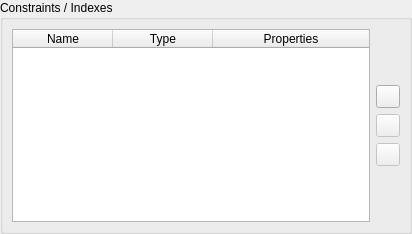
<?xml version="1.0" encoding="UTF-8"?>
<ui version="4.0">
 <class>ConstraintsIndexesListWidgetForm</class>
 <widget class="QWidget" name="ConstraintsIndexesListWidgetForm">
  <property name="geometry">
   <rect>
    <x>0</x>
    <y>0</y>
    <width>412</width>
    <height>234</height>
   </rect>
  </property>
  <property name="windowTitle">
   <string>Constraints and Indexes List</string>
  </property>
  <layout class="QGridLayout" name="gridLayout_3">
   <property name="margin">
    <number>0</number>
   </property>
   <item row="0" column="0">
    <widget class="QGroupBox" name="groupBox">
     <property name="title">
      <string>Constraints / Indexes</string>
     </property>
     <layout class="QGridLayout" name="gridLayout_2">
      <item row="0" column="0">
       <layout class="QGridLayout" name="gridLayout">
        <item row="0" column="1">
         <layout class="QVBoxLayout" name="verticalLayout_9">
          <item>
           <spacer name="verticalSpacer_3">
            <property name="orientation">
             <enum>Qt::Vertical</enum>
            </property>
            <property name="sizeHint" stdset="0">
             <size>
              <width>20</width>
              <height>40</height>
             </size>
            </property>
           </spacer>
          </item>
          <item>
           <widget class="QToolButton" name="m_addToolButton">
            <property name="toolTip">
             <string>Add a unique key</string>
            </property>
            <property name="text">
             <string/>
            </property>
           </widget>
          </item>
          <item>
           <widget class="QToolButton" name="m_removeToolButton">
            <property name="enabled">
             <bool>false</bool>
            </property>
            <property name="toolTip">
             <string>Remove unique key</string>
            </property>
            <property name="text">
             <string/>
            </property>
           </widget>
          </item>
          <item>
           <widget class="QToolButton" name="m_editToolButton">
            <property name="enabled">
             <bool>false</bool>
            </property>
            <property name="toolTip">
             <string>Edit unique key</string>
            </property>
            <property name="text">
             <string/>
            </property>
           </widget>
          </item>
          <item>
           <spacer name="verticalSpacer_4">
            <property name="orientation">
             <enum>Qt::Vertical</enum>
            </property>
            <property name="sizeHint" stdset="0">
             <size>
              <width>20</width>
              <height>40</height>
             </size>
            </property>
           </spacer>
          </item>
         </layout>
        </item>
        <item row="0" column="0">
         <widget class="QTableWidget" name="m_tableWidget">
          <property name="minimumSize">
           <size>
            <width>350</width>
            <height>0</height>
           </size>
          </property>
          <property name="selectionMode">
           <enum>QAbstractItemView::SingleSelection</enum>
          </property>
          <property name="selectionBehavior">
           <enum>QAbstractItemView::SelectRows</enum>
          </property>
          <attribute name="horizontalHeaderMinimumSectionSize">
           <number>29</number>
          </attribute>
          <attribute name="horizontalHeaderStretchLastSection">
           <bool>true</bool>
          </attribute>
          <column>
           <property name="text">
            <string>Name</string>
           </property>
          </column>
          <column>
           <property name="text">
            <string>Type</string>
           </property>
          </column>
          <column>
           <property name="text">
            <string>Properties</string>
           </property>
          </column>
         </widget>
        </item>
       </layout>
      </item>
     </layout>
    </widget>
   </item>
  </layout>
 </widget>
 <resources/>
 <connections/>
</ui>
